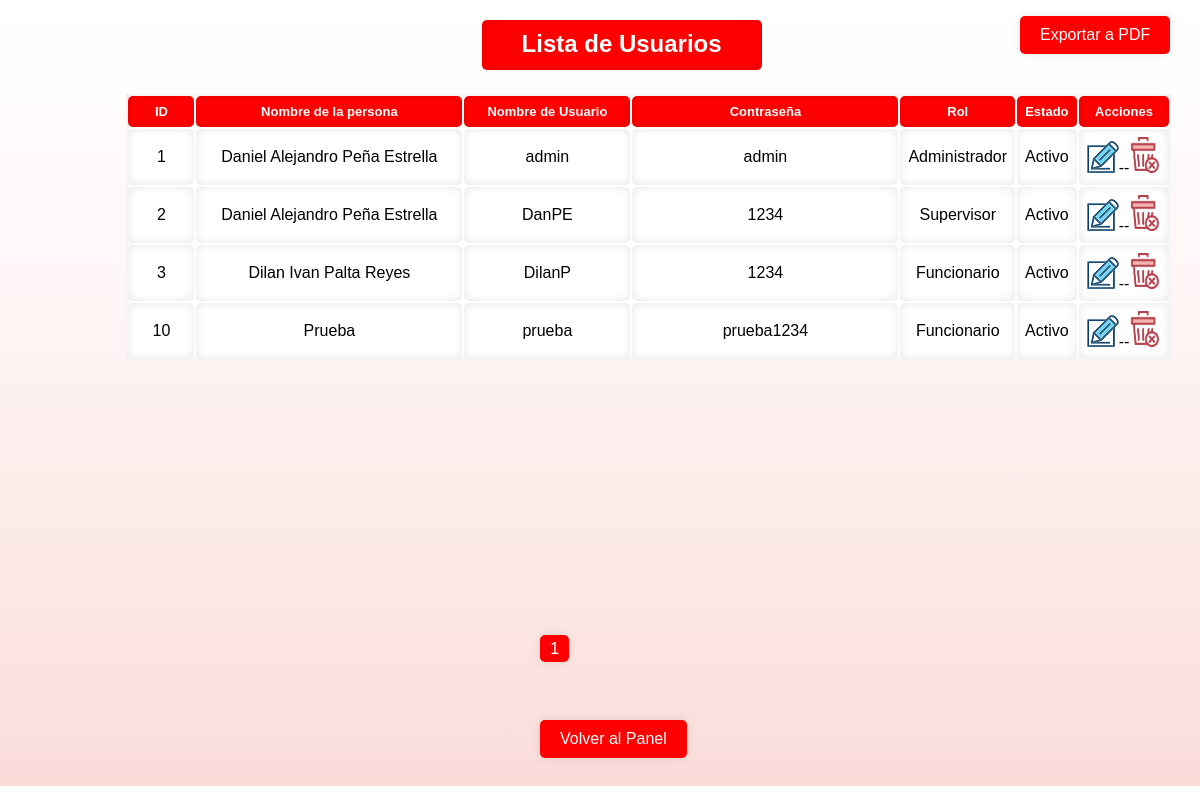
Screenshot of /ADMINISTRADOR/listar_usuarios.php with the database file from the repository.
### tables this page shows
CREATE TABLE IF NOT EXISTS `usuarios` (
  `id` int NOT NULL AUTO_INCREMENT,
  `nombre_usuario` varchar(255) NOT NULL,
  `contrasena` varchar(255) NOT NULL,
  `nombre` varchar(50) NOT NULL,
  `rol` enum('Funcionario','Administrador','Supervisor') NOT NULL,
  `estado` tinyint(1) NOT NULL DEFAULT '1',
  PRIMARY KEY (`id`) USING BTREE,
  UNIQUE KEY `nombre_usuario` (`nombre_usuario`)
);

### ADMINISTRADOR/listar_usuarios.php (the view, shortened to what this page needs)
<!DOCTYPE html>
<html>
<head>
</head>
<body>
    <h2>Lista de Usuarios</h2>
    <?php
    $conexion = new mysqli("localhost", "root", "", "basededatos");
    $registrosPorPagina = 6;
    $paginaActual = isset($_GET['pagina']) ? $_GET['pagina'] : 1;
    $offset = ($paginaActual - 1) * $registrosPorPagina;
    $sql = "SELECT * FROM usuarios LIMIT $offset, $registrosPorPagina";
    $resultado = $conexion->query($sql);
    $totalRegistros = $conexion->query("SELECT COUNT(*) as total FROM usuarios")->fetch_assoc()['total'];
    $numTotalPaginas = ceil($totalRegistros / $registrosPorPagina);
    if ($resultado->num_rows > 0) {
        echo "<table >";
        echo "<th style=width:50px;>ID</th>
                <th style=width:250px;>Nombre de la persona</th>
                <th style=width:150px;>Nombre de Usuario</th>
                <th style=width:250px;>Contraseña</th>
                <th>Rol</th>
                <th>Estado</th>
                <th>Acciones</th></tr>";
        while ($fila = $resultado->fetch_assoc()) {
            echo "<tr>";
            echo "<td>" . $fila['id'] . "</td>";
            echo "<td>" . $fila['nombre'] . "</td>";
            echo "<td>" . $fila['nombre_usuario'] . "</td>";
            echo "<td>" . $fila['contrasena'] . "</td>";
            echo "<td>" . $fila['rol'] . "</td>";
            echo "<td>" . ($fila['estado'] == 1 ? 'Activo' : 'Inactivo') . "</td>";
            echo "<td><a href='editar_listado.php?id=" . $fila['id'] . "&estado=" . $fila['estado'] . "&nombre_usuario=" . $fila['nombre_usuario'] . "&nombre=" . $fila['nombre'] . "&rol=" . $fila['rol'] . "'><img src='imagenes/editar.png' /></a><h>--</h><a href='eliminar_usuario.php?id=" . $fila['id'] . "'><img src='imagenes/eliminar.png' /></a></td>";
            echo "</tr>";
        }
        echo "</table>";
    } else {
        echo "No hay usuarios en la base de datos.";
    }
    ?>
    <div class="pagination">
        <?php
        for ($i = 1; $i <= $numTotalPaginas; $i++) {
            $claseActiva = ($i == $paginaActual) ? "active" : "";
            echo "<a class='$claseActiva' href='listar_usuarios.php?pagina=$i'>$i</a>";
        }
        ?>
    </div>
    <br>
    <div class="button-container">
        <a class="custom-button" target="_blank" href='exportar.php'">Exportar a PDF</a>
    <a class =" custom-button2" href='admin_panel.php?nombre=Administrador'">Volver al Panel</a>
</div>
</body>
</html>

### ADMINISTRADOR/listar_usuarios.php (style rules this page uses)
html { background: linear-gradient(white, 60%, #FADBD8); height: 100%; }
h2 { text-align: center; padding: 10px; background: red; color: white; font-weight: bold; width: 260px; height: 30px; border-radius: 5px; margin-left: 40%; box-shadow: inset 0 0 10px rgba(0, 0, 0, 0.1); }
body { font-family: Arial, sans-serif; }
th { text-align: center; }
tr { text-align: center; }
table { font-family: "Lucida Sans Unicode", "Lucida Grande", Sans-Serif; font-size: 16px; margin-left: 10%; margin-top: 2%; box-shadow: inset 0 0 10px rgba(0, 0, 0, 0.1); background-color: white; }
th { font-size: 13px; font-weight: normal; padding: 8px; background: red; font-weight: bold; border-radius: 5px; color: white; box-shadow: inset 0 0 10px rgba(0, 0, 0, 0.1); }
td { padding: 8px; background: white; color: black; border-radius: 5px; border-color: white; box-shadow: inset 0 0 10px rgba(0, 0, 0, 0.1); }
.custom-button { padding: 10px 20px; background-color: #ff0000; color: #fff; border: none; border-radius: 5px; text-decoration: none; position: absolute; top: 2%; left: 85%; box-shadow: 0 0 10px rgba(0, 0, 0, 0.1); }
.custom-button2 { padding: 10px 20px; background-color: #ff0000; color: #fff; border: none; border-radius: 5px; text-decoration: none; position: absolute; top: 90%; left: 45%; box-shadow: 0 0 10px rgba(0, 0, 0, 0.1); }
.pagination { text-align: center; position: absolute; top: 80%; left: 45%; }
.pagination a { display: inline-flexbox; padding: 5px 10px; margin-left: 1%; box-shadow: 0 0 10px rgba(0, 0, 0, 0.1); border-radius: 5px; text-decoration: none; color: #000; }
.pagination a.active { background-color: #ff0000; color: #fff; box-shadow: 0 0 10px rgba(0, 0, 0, 0.1); border-radius: 5px; }

### rows the page displays
usuarios: id "1", nombre "Daniel Alejandro Peña Estrella", nombre_usuario "admin", contrasena "admin", rol "Administrador", estado "Activo"
usuarios: id "2", nombre "Daniel Alejandro Peña Estrella", nombre_usuario "DanPE", contrasena "1234", rol "Supervisor", estado "Activo"
usuarios: id "3", nombre "Dilan Ivan Palta Reyes", nombre_usuario "DilanP", contrasena "1234", rol "Funcionario", estado "Activo"
usuarios: id "10", nombre "Prueba", nombre_usuario "prueba", contrasena "prueba1234", rol "Funcionario", estado "Activo"
